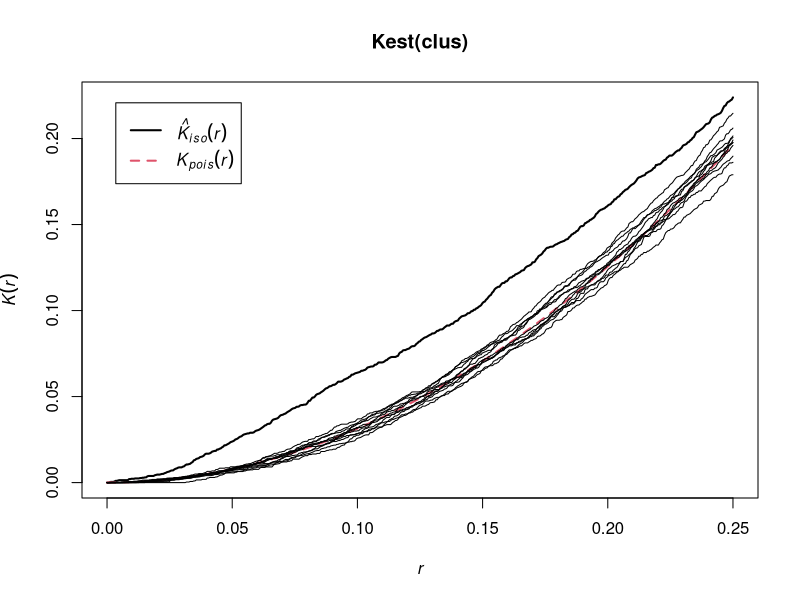
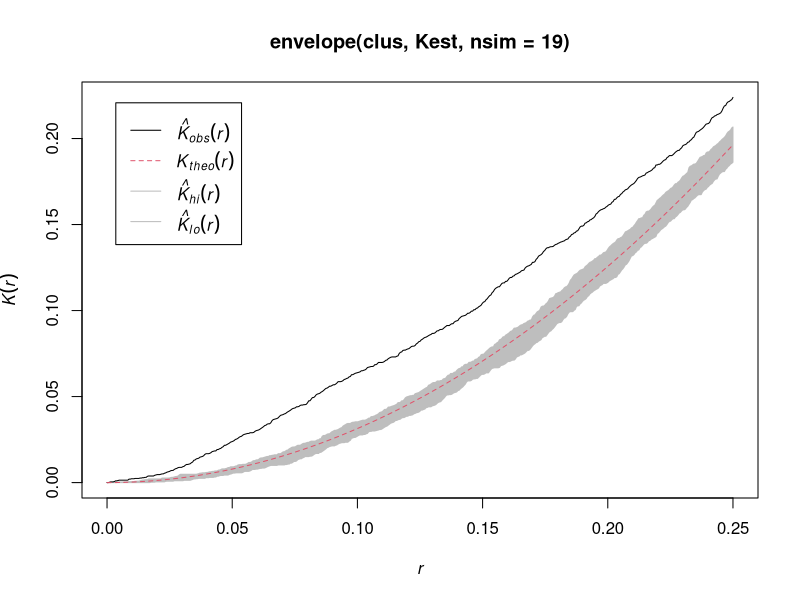
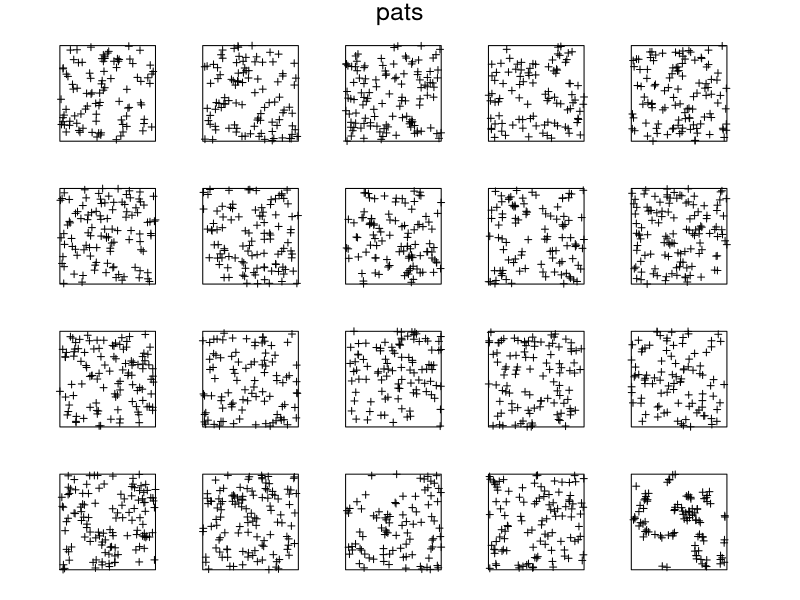
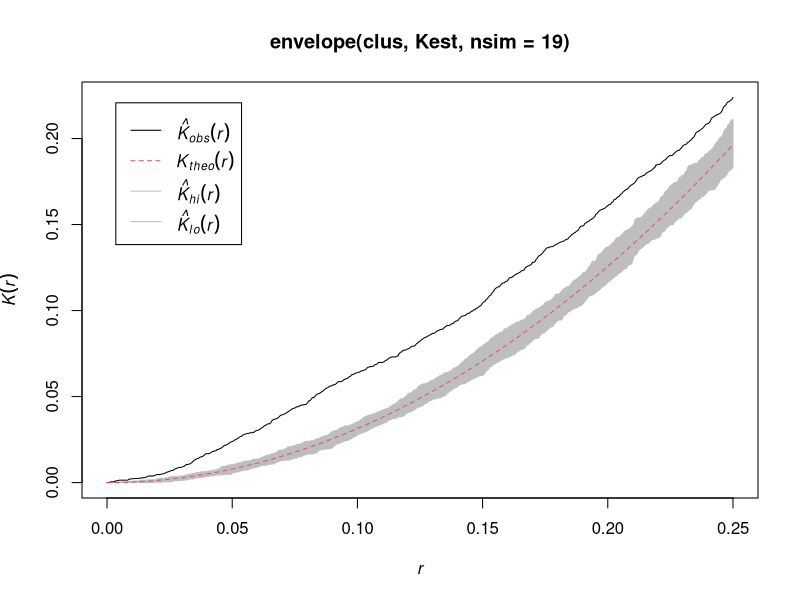
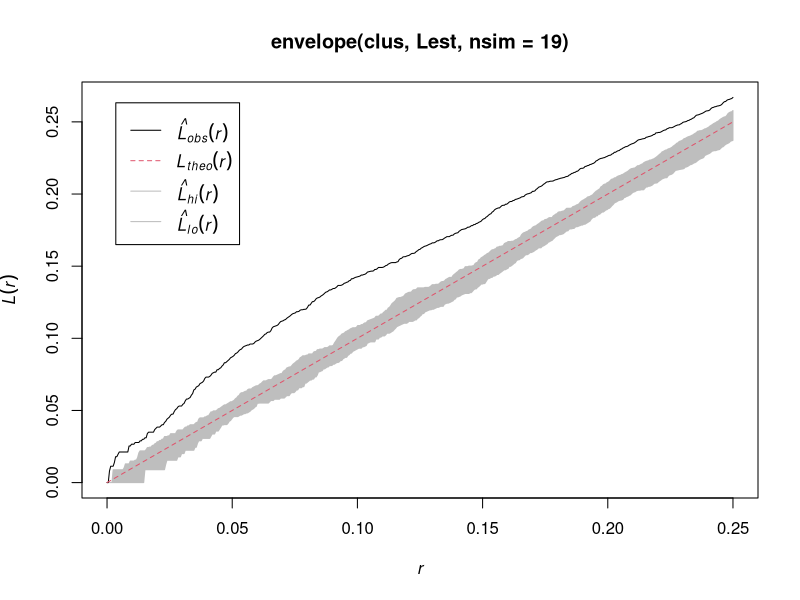
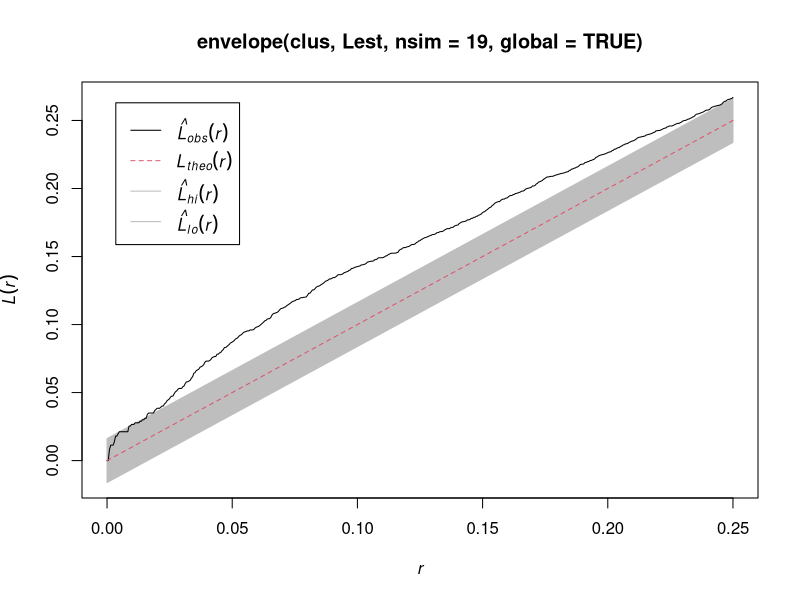

The R source for these figures, in order:
#'      Workshop on analysing spatial point patterns with spatstat
#'                   Aalborg, April 2015
#' 
#'                   Lecturer's R script 
#'                  Session 7: Envelopes and Monte Carlo tests
#' 
#'         Copyright (c) Adrian Baddeley and Ege Rubak 2015
#' 
library(spatstat)

set.seed(42)
inde <- rpoispp(100)
regu <- rSSI(0.09, 70)
clus <- rMatClust(30, 0.05, 4)

plot(Kest(clus), cbind(iso,theo) ~ r, lwd=2)
plot(Kest(rpoispp(ex=clus)), iso ~ r, add=TRUE)
for(i in 1:10) plot(Kest(rpoispp(ex=clus)), iso ~ r, add=TRUE)

plot(envelope(clus, Kest, nsim=19))

pats <- rpoispp(ex=clus, nsim=19)
pats[[20]] <- clus
plot(pats, main.panel="", pch=3)

clarkevans(clus)
clarkevans(clus, correction="D")
ce <- sapply(pats, clarkevans, correction="D")
mean(ce[20] >= ce)

plot(envelope(clus, Kest, nsim=19))

plot(envelope(clus, Lest, nsim=19))

plot(envelope(clus, Lest, nsim=19, global=TRUE))

mad.test(clus, Lest, nsim=19)

dclf.test(clus, Lest, nsim=19)
